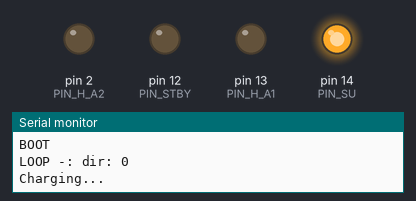
A sketch run on a simulated Arduino Uno, built with avr-gcc and run on an emulated ATmega328P. Parts: output pins drawn as LEDs (lit = HIGH), the last lines printed to the serial monitor.

Above: at 4.5 s.
At 22.11 s:
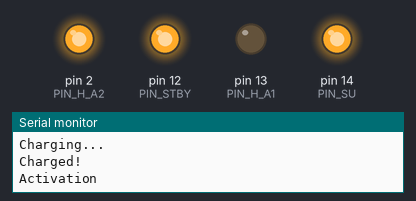
At 27.1 s:
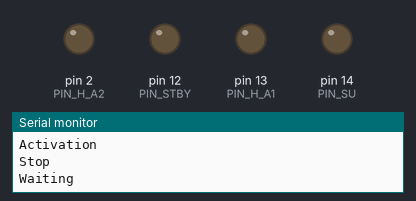
At 37.18 s:
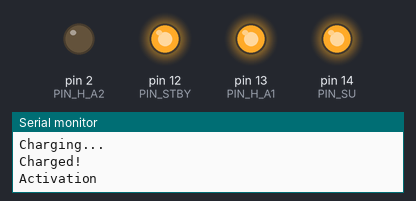
Timing chart, 0 to 41.2 s (numbered marks = the images above):
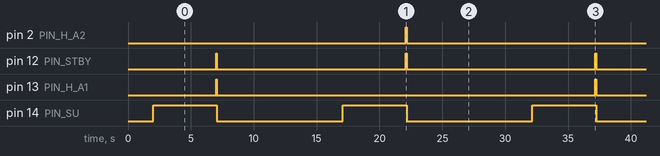

Measured:
- by itself, pin 2 (PIN_H_A2), pin 13 (PIN_H_A1): alternates HIGH for 0.08 s and LOW for 30.1 s
- by itself, pin 12 (PIN_STBY): alternates HIGH for 0.08 s and LOW for 15.0 s
- by itself, pin 14 (PIN_SU): alternates HIGH for 5.1 s and LOW for 10.0 s

The sketch:

h_bridge.ino
```cpp
#define PIN_SDA 5 //D1
#define PIN_SCL 4 //D2

#define PIN_SU   14 //D5
#define PIN_STBY 12 //D6
#define PIN_H_A1 13 //D7
#define PIN_H_A2 2  //D4

int dir;

void setup() {

  delay(2000);
  Serial.begin(115200);
  Serial.println("\n\nBOOT");

  pinMode(PIN_SU, OUTPUT);
  pinMode(PIN_STBY, OUTPUT);
  pinMode(PIN_H_A1, OUTPUT);
  pinMode(PIN_H_A2, OUTPUT);

  digitalWrite(PIN_SU, LOW);
  digitalWrite(PIN_STBY, LOW);
  digitalWrite(PIN_H_A1, LOW);
  digitalWrite(PIN_H_A2, LOW);

  dir = 0;
}

// the loop function runs over and over again forever
void loop() {

  Serial.println("");
  Serial.print("LOOP -: dir: ");
  Serial.println(dir);

  if (dir) {
    dir = 0;
  }
  else {
    dir = 1;
  }

  digitalWrite(PIN_SU, HIGH);

  Serial.println("Charging...");
  delay(5000);
  Serial.println("Charged!");

  if (dir) {
    digitalWrite(PIN_H_A1, HIGH);
    digitalWrite(PIN_H_A2, LOW);
  }
  else {
    digitalWrite(PIN_H_A1, LOW);
    digitalWrite(PIN_H_A2, HIGH);
  }

  Serial.println("Activation");
  digitalWrite(PIN_STBY, HIGH);
  delay(75);
  Serial.println("Stop");

  digitalWrite(PIN_STBY, LOW);
  digitalWrite(PIN_SU, LOW);
  digitalWrite(PIN_H_A1, LOW);
  digitalWrite(PIN_H_A2, LOW);

  Serial.println("Waiting");
  delay(10000);
}
```
